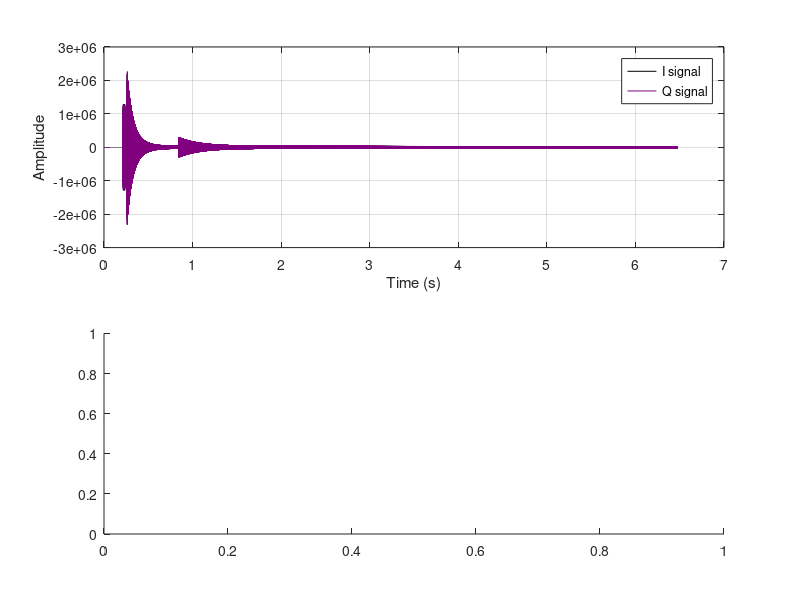

Reproduce this figure in MATLAB. (Note: this script raises an error after producing the figure.)

close all
clear
%% Sampling Parameters
Fs=17000;
Ts=1/Fs;

%% Sample-time parameters
ta=3594;
tb=4100;
tc=tb+370;
td=110000;

t0=(0:ta)/Fs; % Change made here from Driver Final
tDS=(ta+1:tb)/Fs;
t01=(tb+1:tc)/Fs;
tB_1=(tc+1:14399)/Fs;
tB_2=(14400:td)/Fs;

Time=(length([tB_1 tB_2]))/Fs;

%% General Ball Parameters
p = 1.225;          %Air density at 15 degrees
D = 0.043 ;         %Diameter of Golf Ball around 4.3cm
R=D/2;              %Radius
m = 0.045;          %Mass of Golf Ball around 45 grams
g = 9.81;           %Acceleration Due to Gravity 
w = m*g;            %Weight of the Golf Ball 
A = pi*(R)^2;       %Cross Sectional area
k=(p*A)/(2*m);      %Constant for ease of implementation

%% Club paramters
thF=176;
thS=138;
thI=thS:(thF-thS)/(length(tDS)-1):thF;
aI=143:((180-143)/(length(thI)-1)):180;

lgI=0.94;   %length of club
rI=0.5;
dthI=27;
daI=3.5;
ddaI= 0;
ddthI=0;

%% Club Equations of motion

xI= -rI*sind(thI) + lgI*sind(thI+aI);
yI= rI*cosd(thI) - lgI*cosd(thI+aI);
VxI=-rI*cosd(thI)*dthI + lgI*cosd(thI+aI)*(dthI+daI);
VxI=VxI./cosd(10);
axI= rI*sind(thI)*dthI^2 -lgI*sind(thI+aI)*(dthI+daI)^2+lgI*cosd(thI+aI)*(ddaI+ddthI);
axI=axI./cosd(10);
tI= ((ta+1):((tb-(ta+1))/(length(thI)-1)):tb)/Fs;
% figure;plot(tDS,VxI)
%% Drag and Spin Parameters 
%Golf club linear acceleration between 1100 and 1800
% Club_acc=1400;
Cd = 0.2;   
Spin=5361;
launch_angle = 12;    
SF=1.4;
vi=50;

%% Projectile Parameters
vxi = vi*cosd(launch_angle)/cosd(10);    %Initial Velocity Resolved in x
vyi = vi*sind(launch_angle)/cosd(10);    %Initial Velocity Resolved in y

%% Instatiating Arrays Driver
n = Time*Fs;

xdisp = zeros(1, n+1);  %x-displacment Array
ydisp = zeros(1, n+1);  %y-displacment Array

v=zeros(1, n+1);
v(1)=vi;
vx = zeros(1, n+1);     %x-velocity Array
vx(1) = vxi;
vy = zeros(1, n+1);     %y-velocity Array
vy(1) = vyi;
ax=zeros(1, n+1);
ay=zeros(1, n+1);
Cl=zeros(1, n+1);
t = zeros(1, n+1);       %Time Array

%% Ball Iteration
dt = Ts;
i=1;

while i<n
    
  Cl(i)=1./(2+(v(i)./(R*Spin))) ;               %Equation From Ball Trajectories Literature
  ax(i)=-k*v(i).*(Cd*vx(i)+Cl(i).*vy(i));      %Equation From Ball Trajectories Literature
  ay(i)=k*v(i).*(Cl(i).*vx(i)-Cd*vy(i))-g;     %Equation From Ball Trajectories Literature
  vx(i+1)=vx(i)+ax(i)*dt;
  vy(i+1)=vy(i)+ay(i)*dt;
  xdisp(i+1)=xdisp(i)+vx(i)*dt+0.5*ax(i)*dt^2;
  ydisp(i+1)=ydisp(i)+vy(i)*dt+0.5*ay(i)*dt^2;
  if ydisp(i+1)<= 0
      ydisp(i+1)=0;
  end
  t(i+1)=t(i)+dt;
  v(i+1) = sqrt(vx(i).^2 + vy(i).^2);
  i=i+1;
  
end



%% Closed Form Amplitude vs time expressions
D0=zeros(1,length(t0));
D01=zeros(1,length(t01));
% DownSwing=Club_acc.*(tDS- tDS(length(tDS))) + vi/SF ;
% DownSwing=2.*(DownSwing)./0.02855;

d0=0.01;
% AMP_DownSwing =5.701e+06*exp(-((tDS-0.2141)/0.001708).^2) + 2.916e+06*exp(-((tDS-0.2191)/0.009985).^2);
% AMP_Ball_1= 2.434e+10*exp(-41.53*tB_1) + 1.132e+06*exp(-6.129*tB_1);% Ball before gain
% AMP_Ball_2 =1.071e5*exp(-1.492*tB_2)+4.298e4*exp(-0.009711*tB_2);% Ball after gain


AMP_DownSwing=-2.336e+08*exp(-((tDS-0.226)/0.007089).^2) + 2.34e+08*exp(-((tDS-0.226)/0.007136).^2);
AMP_Ball_1=7.997e+07*exp(-14.9*tB_1) + 1.503e+05*exp(-1.874*tB_1);
AMP_Ball_2=1.01e+07*exp(-4.353*tB_2) + 5.369e+04*exp(-0.0977*tB_2);


%% Frequency and Amplitude modulation

fDopp=(2*v(1:end-1)./cosd(10))./0.02855;
fclub=2*VxI./0.02855;

% figure;plot([tDS tB_1 tB_2],[fclub fDopp])

spinfreq=Spin/60;

h1t=fDopp(1:length(tB_1))+spinfreq;
h1b=fDopp(1:length(tB_1))-spinfreq;

% h2t=fDopp+2*spinfreq;
% h2b=fDopp-2*spinfreq;
% figure;
% plot(fDopp);hold on;plot(h1t);plot(h1b);plot(h2t);plot(h2b);hold off;

fBall=cumsum(fDopp)/Fs;
f_h1t=cumsum(h1t)/Fs;
f_h1b=cumsum(h1b)/Fs;
 
% f_h2t=cumsum(h2t)/Fs;
% f_h2b=cumsum(h2b)/Fs;

f0=cumsum(D0)/Fs;
f1=cumsum(fclub)/Fs;
f01=cumsum(D01)/Fs;

x0 = d0*exp(-1j*2*pi*f0);  
x1 = AMP_DownSwing.*exp(-1j*2*pi*f1); 
x01 = d0*exp(-1j*2*pi*f01); 
aBall=[AMP_Ball_1 AMP_Ball_2];
xBall=aBall.*exp(-1j*2*pi*fBall);

%Spin harmonics
xh1t = 0.2*AMP_Ball_1.*exp(-1j*2*pi*f_h1t); 
xh1b = 0.2*AMP_Ball_1.*exp(-1j*2*pi*f_h1b); 
% xh2t = 0.05*aBall.*exp(-1j*2*pi*f_h2t);
% xh2b = 0.05*aBall.*exp(-1j*2*pi*f_h2b);

xCombined =xBall(1:length(tB_1))+xh1t+xh1b; 

x=[x0 x1 x01 xCombined xBall(length(tB_1)+1:end)];
t=[t0 tDS t01 tB_1 tB_2];

% figure;plot(phase(x))
figure('Color',[1 1 1]);
subplot(2,1,1);
plot(t,real(x),'k');hold on;
plot(t,imag(x),'Color',[0.5 0 0.5]);hold off;
xlabel("Time (s)");
ylabel("Amplitude")
grid on;legend('I signal','Q signal')

%% Spectrogram plotting
wlen = 500;                             %length of window                 
overlap = wlen*0.5;                     %50 percent overlap                    
nfft = wlen;                            %number of dft points                
win = hann(wlen);                       %specifies type of window
Fs=17000;


subplot(2,1,2);
[s,f,ts,p]=spectrogram(x,win,overlap,nfft,Fs,'MinThreshold',60,'twosided'); %Spectrogram
% spectro_doppler(x,win,overlap,nfft,Fs,10);
v1=(flip(-f)*0.02855)/2;
P=10*log10(abs(p));
imagesc(ts,(-v1),P);
axis xy; axis tight; colormap(jet); 
xlabel("Time (s)")
ylabel("Radial Velocity (m/s)")
ylim([0 vi+20])
c=colorbar;
c.Label.String='Power/frequency (dB/Hz)'; 


%% Trajectory Plot

% figure('Color',[1 1 1]);plot3(xdisp(1:end-1),zeros(1,length(ydisp(1:end-1))),ydisp(1:end-1),'Color',[0.5 0 0.5],'LineWidth',2);grid on;
% xlabel('Range (m)');zlabel('Height (m)');ylabel('Position (m)');ylim([-0.2 0.2]);
%% Velocity vs Position Graph 
figure('Color',[1 1 1]);
plot(xdisp(1:end-1),ydisp(1:end-1),'Color',[0 0.4 0.6],'LineWidth',2);grid on;
hold on;
plot(xdisp(1:end-1),vx(1:end-1),'Color',[0.4 0 0.4],'LineWidth',2);grid on;
xlabel("Distance (m)");legend('Ball Trajectory','Ball Velocity (m/s)')

